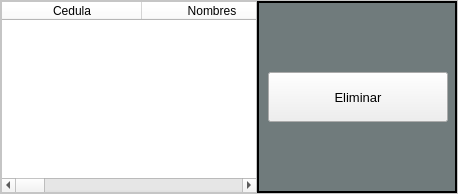
               <widget class="QFrame" name="frame_2">
                <property name="styleSheet">
                 <string notr="true">QFrame{
background-color:white;
}</string>
                </property>
                <property name="frameShape">
                 <enum>QFrame::StyledPanel</enum>
                </property>
                <property name="frameShadow">
                 <enum>QFrame::Raised</enum>
                </property>
                <layout class="QHBoxLayout" name="horizontalLayout_2">
                 <property name="spacing">
                  <number>0</number>
                 </property>
                 <property name="leftMargin">
                  <number>0</number>
                 </property>
                 <property name="topMargin">
                  <number>0</number>
                 </property>
                 <property name="rightMargin">
                  <number>0</number>
                 </property>
                 <property name="bottomMargin">
                  <number>0</number>
                 </property>
                 <item>
                  <widget class="QTableWidget" name="tabla_pacientes">
                   <property name="styleSheet">
                    <string notr="true"/>
                   </property>
                   <attribute name="horizontalHeaderDefaultSectionSize">
                    <number>140</number>
                   </attribute>
                   <attribute name="horizontalHeaderStretchLastSection">
                    <bool>true</bool>
                   </attribute>
                   <column>
                    <property name="text">
                     <string>Cedula</string>
                    </property>
                   </column>
                   <column>
                    <property name="text">
                     <string>Nombres</string>
                    </property>
                   </column>
                   <column>
                    <property name="text">
                     <string>Apellidos</string>
                    </property>
                   </column>
                   <column>
                    <property name="text">
                     <string>Edad</string>
                    </property>
                   </column>
                   <column>
                    <property name="text">
                     <string>Sexo</string>
                    </property>
                   </column>
                   <column>
                    <property name="text">
                     <string>Dirección</string>
                    </property>
                   </column>
                   <column>
                    <property name="text">
                     <string>Telefono</string>
                    </property>
                   </column>
                   <column>
                    <property name="text">
                     <string>E-mail</string>
                    </property>
                   </column>
                  </widget>
                 </item>
                 <item>
                  <widget class="QFrame" name="frame_3">
                   <property name="minimumSize">
                    <size>
                     <width>200</width>
                     <height>0</height>
                    </size>
                   </property>
                   <property name="maximumSize">
                    <size>
                     <width>200</width>
                     <height>16777215</height>
                    </size>
                   </property>
                   <property name="styleSheet">
                    <string notr="true">QFrame{
background-color:#707B7C;
border-radius: 0px;
border: 2px solid rgb(0,0,0);
}</string>
                   </property>
                   <property name="frameShape">
                    <enum>QFrame::StyledPanel</enum>
                   </property>
                   <property name="frameShadow">
                    <enum>QFrame::Raised</enum>
                   </property>
                   <layout class="QVBoxLayout" name="verticalLayout_12">
                    <item>
                     <layout class="QVBoxLayout" name="verticalLayout_11">
                      <item>
                       <spacer name="verticalSpacer_2">
                        <property name="orientation">
                         <enum>Qt::Vertical</enum>
                        </property>
                        <property name="sizeHint" stdset="0">
                         <size>
                          <width>20</width>
                          <height>40</height>
                         </size>
                        </property>
                       </spacer>
                      </item>
                      <item>
                       <widget class="QPushButton" name="btn_delete">
                        <property name="minimumSize">
                         <size>
                          <width>180</width>
                          <height>50</height>
                         </size>
                        </property>
                        <property name="maximumSize">
                         <size>
                          <width>120</width>
                          <height>50</height>
                         </size>
                        </property>
                        <property name="font">
                         <font>
                          <pointsize>10</pointsize>
                          <weight>50</weight>
                          <bold>false</bold>
                          <underline>false</underline>
                         </font>
                        </property>
                        <property name="text">
                         <string>Eliminar</string>
                        </property>
                        <property name="icon">
                         <iconset>
                          <normaloff>ELEMENTOS GRAFICOS/varita-magica.png</normaloff>ELEMENTOS GRAFICOS/varita-magica.png</iconset>
                        </property>
                        <property name="iconSize">
                         <size>
                          <width>25</width>
                          <height>25</height>
                         </size>
                        </property>
                       </widget>
                      </item>
                      <item>
                       <spacer name="verticalSpacer_3">
                        <property name="orientation">
                         <enum>Qt::Vertical</enum>
                        </property>
                        <property name="sizeHint" stdset="0">
                         <size>
                          <width>20</width>
                          <height>40</height>
                         </size>
                        </property>
                       </spacer>
                      </item>
                     </layout>
                    </item>
                   </layout>
                  </widget>
                 </item>
                </layout>
               </widget>
